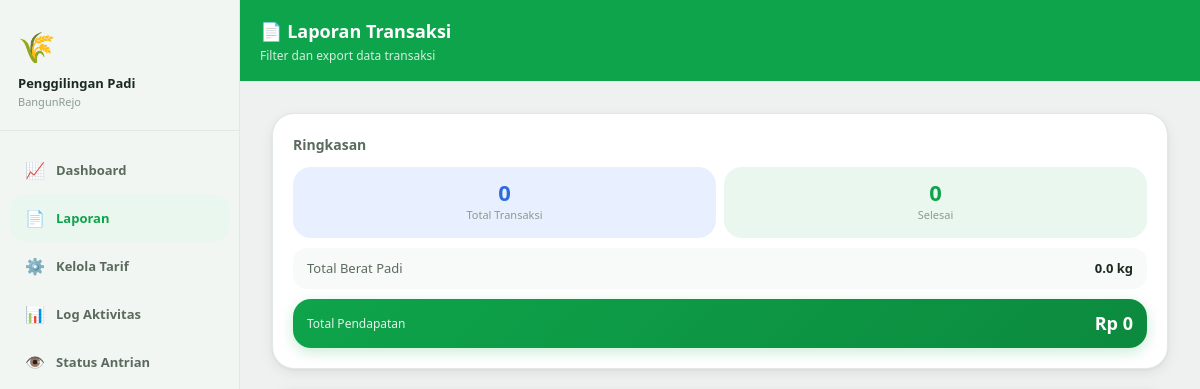
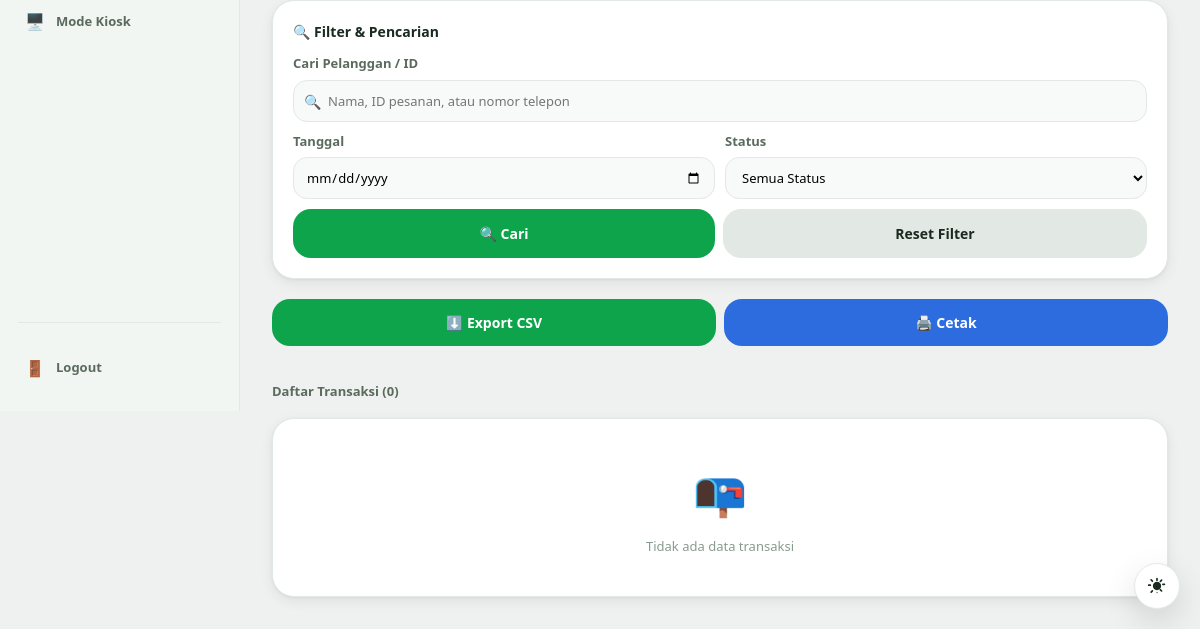
The page /laporan.php (signed in) on the database as committed earlier (2 pictures, top to bottom).
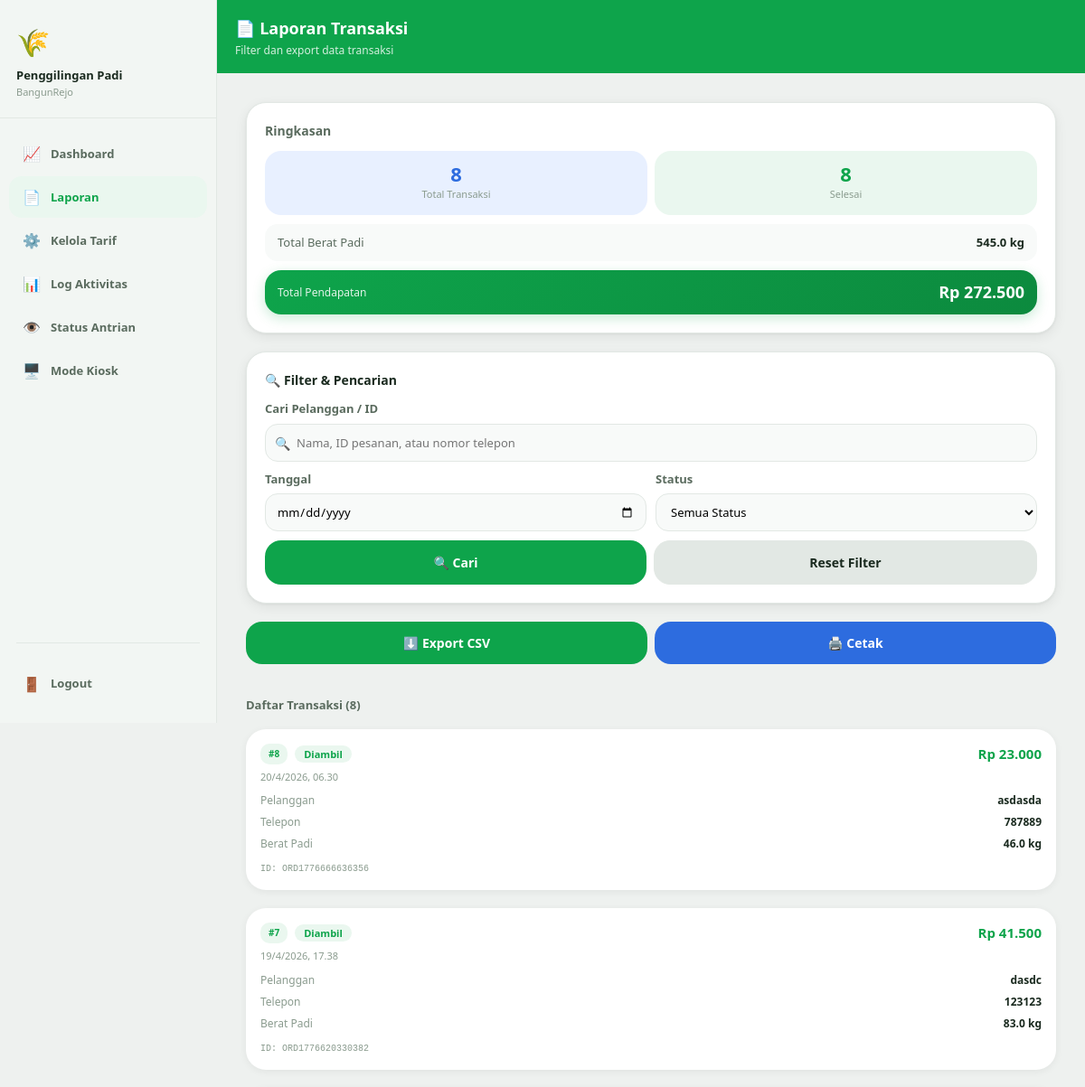
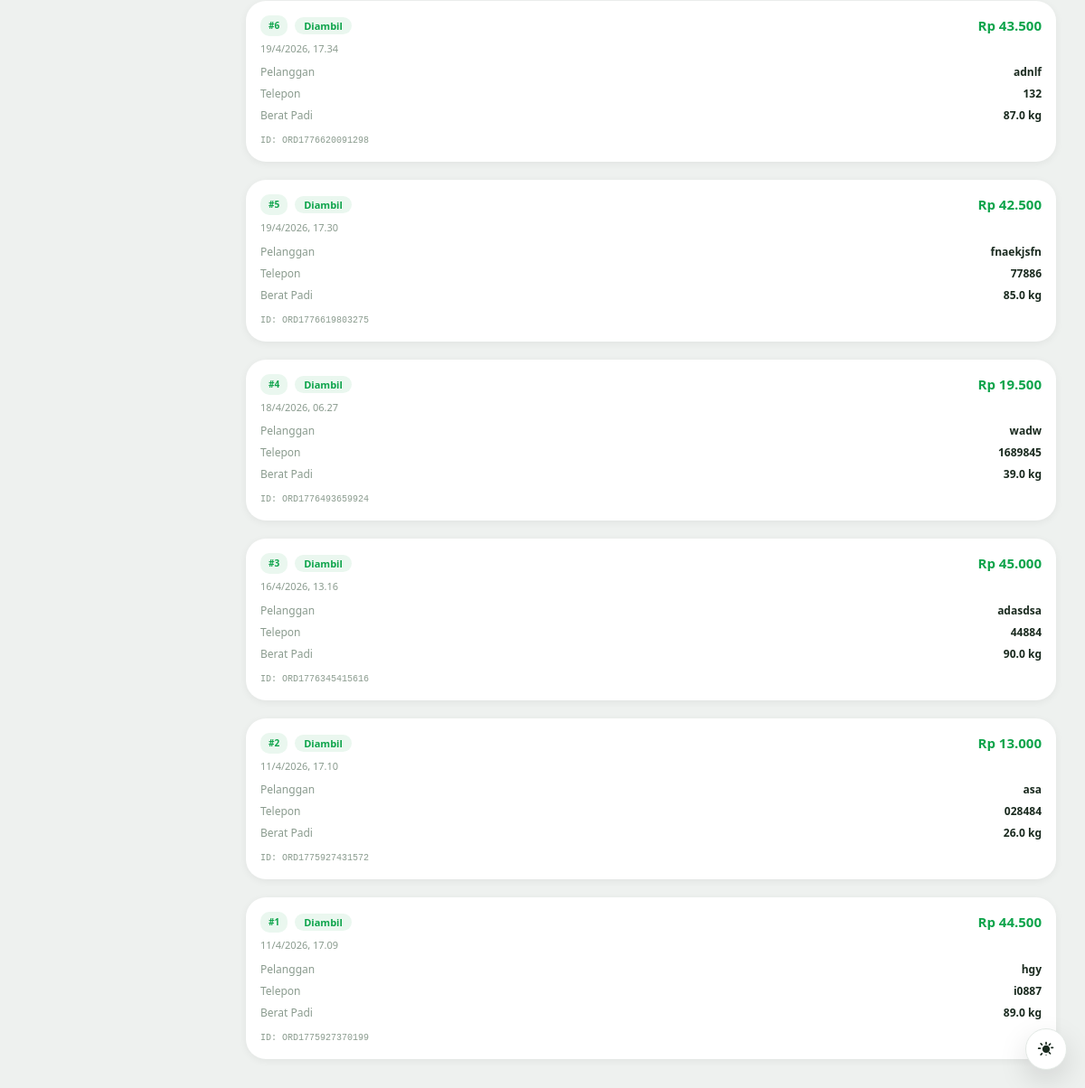
The same page on the database as committed later (2 pictures, top to bottom).
### tables this page shows
CREATE TABLE pesanan (
        id                  INTEGER PRIMARY KEY AUTOINCREMENT,
        order_id            TEXT UNIQUE NOT NULL,
        nomor_antrian       INTEGER NOT NULL,
        nama_pelanggan      TEXT NOT NULL,
        nomor_telepon       TEXT NOT NULL,
        berat_padi          REAL NOT NULL DEFAULT 0,
        harga_per_kg        REAL NOT NULL DEFAULT 500,
        total_bayar         REAL NOT NULL DEFAULT 0,
        metode_bayar        TEXT DEFAULT 'cash',
        status              TEXT DEFAULT 'antrian',
        hasil_beras         REAL DEFAULT 0,
        hasil_dedak         REAL DEFAULT 0,
        estimasi_selesai    TEXT DEFAULT '',
        estimasi_menit      INTEGER DEFAULT 0,
        waktu_pesan         DATETIME DEFAULT CURRENT_TIMESTAMP,
        waktu_proses        DATETIME,
        waktu_selesai       DATETIME,
        waktu_diambil       DATETIME
    );

### laporan.php (the view, shortened to what the changed rows need)
<?php
$db            = getDB();
$cari          = trim($_GET['cari'] ?? '');
$tanggal       = $_GET['tanggal'] ?? '';
$status_filter = $_GET['status'] ?? '';
$where = []; $params = [];
$sql  = "SELECT * FROM pesanan" . (!empty($where) ? " WHERE " . implode(' AND ', $where) : "") . " ORDER BY waktu_pesan DESC";
$stmt = $db->prepare($sql);
$stmt->execute($params);
$transaksi = $stmt->fetchAll(PDO::FETCH_ASSOC);
$total_berat      = array_sum(array_column($transaksi, 'berat_padi'));
$total_pendapatan = array_sum(array_column($transaksi, 'total_bayar'));
$total_selesai    = count(array_filter($transaksi, fn($t) => in_array($t['status'], ['selesai','diambil'])));
?>
<!DOCTYPE html>
<html lang="id">
<head>
    <link rel="stylesheet" href="css/base.css">
    <link rel="stylesheet" href="css/laporan.css">
</head>
<body>
<div class="app-wrapper layout-sidebar">
    <div class="main-area">
    <div class="top-bar">
        <h1>📄 Laporan Transaksi</h1>
    </div>
    <div class="content">
        <div class="card card-ringkasan">
            <h3 class="ringkasan-title">Ringkasan</h3>
            <div class="stat-grid stat-grid-2">
                <div class="stat-card stat-blue">
                    <div class="stat-num"><?= count($transaksi) ?></div>
                    <div class="stat-label">Total Transaksi</div>
                </div>
                <div class="stat-card stat-green">
                    <div class="stat-num"><?= $total_selesai ?></div>
                    <div class="stat-label">Selesai</div>
                </div>
            </div>
            <div class="box-berat">
                <div class="lbl">Total Berat Padi</div>
                <div class="val"><?= number_format($total_berat, 1) ?> kg</div>
            </div>
            <div class="box-pendapatan">
                <div class="lbl">Total Pendapatan</div>
                <div class="val">Rp <?= number_format($total_pendapatan, 0, ',', '.') ?></div>
            </div>
        </div>
        <div class="card card-filter">
            <h3 class="filter-title">🔍 Filter & Pencarian</h3>
            <form method="GET">
            </form>
        </div>
        <div class="btn-row" style="margin-bottom:16px;">
            <a href="laporan.php?<?= http_build_query(['cari'=>$cari,'tanggal'=>$tanggal,'status'=>$status_filter,'export'=>1]) ?>"
               class="btn btn-green">⬇️ Export CSV</a>
            <button onclick="window.print()" class="btn btn-blue">🖨️ Cetak</button>
        </div>
        <div class="section-title">Daftar Transaksi (<?= count($transaksi) ?>)</div>
        <?php if (empty($transaksi)): ?>
        <div class="empty-state card"><div class="empty-icon">📭</div><p>Tidak ada data transaksi</p></div>
        <?php else: ?>
        <?php foreach ($transaksi as $t):
            $bc = 'badge-antrian';
            if ($t['status'] === 'diambil') $bc = 'badge-selesai';
        ?>
        <div class="transaksi-item">
            <div class="trans-header">
                <div class="trans-header-left">
                    <div class="antrian-number-badge antrian-badge-xs">#<?= $t['nomor_antrian'] ?></div>
                    <span class="badge <?= $bc ?>"><?= ucfirst($t['status']) ?></span>
                </div>
                <span class="trans-harga">Rp <?= number_format($t['total_bayar'], 0, ',', '.') ?></span>
            </div>
            <p class="trans-waktu"><?= date('j/n/Y, H.i', strtotime($t['waktu_pesan'])) ?></p>
            <div class="trans-body">
                <div class="detail-row" style="padding:3px 0;">
                    <span class="label">Pelanggan</span>
                    <span class="value"><?= htmlspecialchars($t['nama_pelanggan']) ?></span>
                </div>
                <div class="detail-row" style="padding:3px 0;">
                    <span class="label">Telepon</span>
                    <span class="value"><?= htmlspecialchars($t['nomor_telepon']) ?></span>
                </div>
                <div class="detail-row" style="padding:3px 0; border:none;">
                    <span class="label">Berat Padi</span>
                    <span class="value"><?= number_format($t['berat_padi'], 1) ?> kg</span>
                </div>
            </div>
            <p class="trans-id">ID: <?= $t['order_id'] ?></p>
        </div>
        <?php endforeach; ?>
        <?php endif; ?>
    </div>
</div>
</body>
</html>

Rows that differ between the two databases and show on the page:
added pesanan: nomor_antrian "8", status "Diambil", total_bayar "23.000", waktu_pesan "20/4/2026, 06.30", nama_pelanggan "asdasda", nomor_telepon "787889", berat_padi "46.0", order "ORD1776666636356"
added pesanan: nomor_antrian "7", status "Diambil", total_bayar "41.500", waktu_pesan "19/4/2026, 17.38", nama_pelanggan "dasdc", nomor_telepon "123123", berat_padi "83.0", order "ORD1776620330382"
added pesanan: nomor_antrian "6", status "Diambil", total_bayar "43.500", waktu_pesan "19/4/2026, 17.34", nama_pelanggan "adnlf", nomor_telepon "132", berat_padi "87.0", order "ORD1776620091298"
added pesanan: nomor_antrian "5", status "Diambil", total_bayar "42.500", waktu_pesan "19/4/2026, 17.30", nama_pelanggan "fnaekjsfn", nomor_telepon "77886", berat_padi "85.0", order "ORD1776619803275"
added pesanan: nomor_antrian "4", status "Diambil", total_bayar "19.500", waktu_pesan "18/4/2026, 06.27", nama_pelanggan "wadw", nomor_telepon "1689845", berat_padi "39.0", order "ORD1776493659924"
added pesanan: nomor_antrian "3", status "Diambil", total_bayar "45.000", waktu_pesan "16/4/2026, 13.16", nama_pelanggan "adasdsa", nomor_telepon "44884", berat_padi "90.0", order "ORD1776345415616"
added pesanan: nomor_antrian "2", status "Diambil", total_bayar "13.000", waktu_pesan "11/4/2026, 17.10", nama_pelanggan "asa", nomor_telepon "028484", berat_padi "26.0", order "ORD1775927431572"
added pesanan: nomor_antrian "1", status "Diambil", total_bayar "44.500", waktu_pesan "11/4/2026, 17.09", nama_pelanggan "hgy", nomor_telepon "i0887", berat_padi "89.0", order "ORD1775927370199"
Other text that changed with them:
count($transaksi): "0" → "8"
$total_selesai: "0" → "8"
$total_berat: "0.0" → "545.0"
$total_pendapatan: "0" → "272.500"
text no longer shown: "📭 Tidak ada data transaksi"
